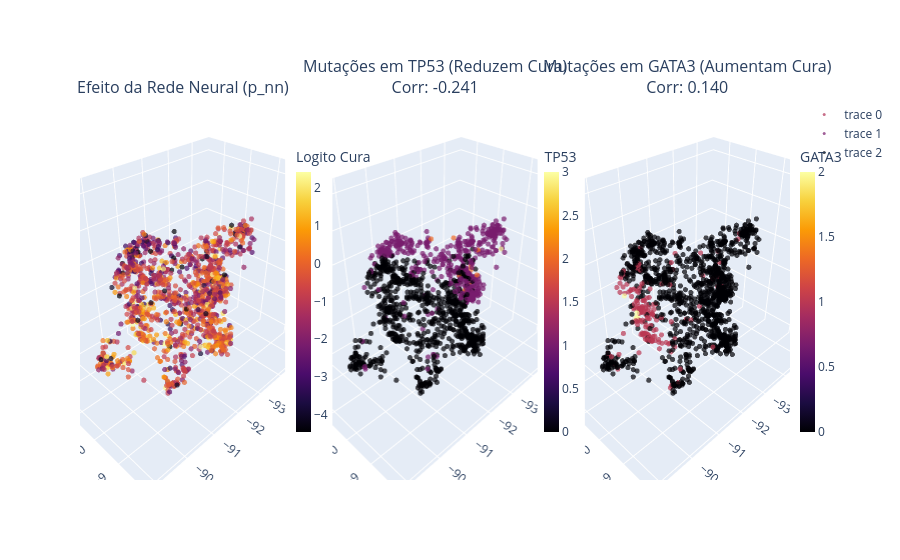

The code cell stored with this chart in its notebook:
### Code cell
import pandas as pd
import numpy as np
import umap.umap_ as umap
import plotly.graph_objects as go
from plotly.subplots import make_subplots

# 1. PREPARAÇÃO DOS DADOS
y = pred_train["p_nn"]

cols_to_drop = ["p_nn", "p_nn_se", "p_nn_lower", "p_nn_upper"]
X_full = pred_train.drop(columns=cols_to_drop, errors="ignore")

gene_start_idx = X_full.columns.get_loc('FOXO3')
X_genes = X_full.iloc[:, gene_start_idx:]

# 2. UMAP SUPERVISIONADO EM 3 DIMENSÕES
# Alteramos n_components para 3
reducer = umap.UMAP(
    n_components=3,
    n_neighbors=30, 
    min_dist=0.1,
    target_weight=0.5,
    random_state=42
)
embedding = reducer.fit_transform(X_genes, y=y)

# 3. CORRELAÇÕES
correlations = X_genes.corrwith(y, method='spearman').dropna()
top_neg_gene = correlations.idxmin() 
top_pos_gene = correlations.idxmax() 

# Limites para a escala de cores (removendo o achatamento dos outliers)
vmin, vmax = np.percentile(y, [1, 99])

# 4. CONSTRUÇÃO DOS GRÁFICOS 3D COM PLOTLY
fig = make_subplots(
    rows=1, cols=3,
    specs=[[{'type': 'scatter3d'}, {'type': 'scatter3d'}, {'type': 'scatter3d'}]],
    subplot_titles=(
        "Efeito da Rede Neural (p_nn)",
        f"Mutações em {top_neg_gene} (Reduzem Cura)<br>Corr: {correlations[top_neg_gene]:.3f}",
        f"Mutações em {top_pos_gene} (Aumentam Cura)<br>Corr: {correlations[top_pos_gene]:.3f}"
    )
)

# Definindo tamanho do marcador e opacidade
marker_settings = dict(size=3, opacity=0.7, showscale=True)

# Eixo Comum para não poluir o visual
axis_config = dict(showgrid=False, zeroline=False, showticklabels=False, title="")

# Trace 1: Logito p_nn
fig.add_trace(
    go.Scatter3d(
        x=embedding[:, 0], y=embedding[:, 1], z=embedding[:, 2],
        mode='markers',
        marker=dict(
            **marker_settings,
            color=y,
            colorscale="inferno",
            cmin=vmin, cmax=vmax,
            colorbar=dict(title="Logito Cura", x=0.29, thickness=15, len=0.8)
        ),
        hovertemplate="UMAP: (%{x:.2f}, %{y:.2f}, %{z:.2f})<br>Logito: %{marker.color:.3f}<extra></extra>"
    ),
    row=1, col=1
)

# Trace 2: Gene Negativo
fig.add_trace(
    go.Scatter3d(
        x=embedding[:, 0], y=embedding[:, 1], z=embedding[:, 2],
        mode='markers',
        marker=dict(
            **marker_settings,
            color=X_genes[top_neg_gene],
            colorscale="inferno",
            colorbar=dict(title=f"{top_neg_gene}", x=0.64, thickness=15, len=0.8)
        ),
        hovertemplate=f"UMAP: (%{{x:.2f}}, %{{y:.2f}}, %{{z:.2f}})<br>{top_neg_gene}: %{{marker.color}}<extra></extra>"
    ),
    row=1, col=2
)

# Trace 3: Gene Positivo
fig.add_trace(
    go.Scatter3d(
        x=embedding[:, 0], y=embedding[:, 1], z=embedding[:, 2],
        mode='markers',
        marker=dict(
            **marker_settings,
            color=X_genes[top_pos_gene],
            colorscale="inferno",
            colorbar=dict(title=f"{top_pos_gene}", x=1.00, thickness=15, len=0.8)
        ),
        hovertemplate=f"UMAP: (%{{x:.2f}}, %{{y:.2f}}, %{{z:.2f}})<br>{top_pos_gene}: %{{marker.color}}<extra></extra>"
    ),
    row=1, col=3
)

### Figure 1 — Plotly figure (JSON) as saved in the notebook; plotly's stock layout.template omitted (floating-point values rounded to 4 significant figures; data arrays with more than 128 entries replaced by an {"elided": "..."} marker saying what was removed)
{"data": [{"hovertemplate": "UMAP: (%{x:.2f}, %{y:.2f}, %{z:.2f})<br>Logito: %{marker.color:.3f}<extra></extra>", "marker": {"cmax": 2.42, "cmin": -4.456, "color": {"elided": "1386 float values"}, "colorbar": {"len": 0.8, "thickness": 15, "title": {"text": "Logito Cura"}, "x": 0.29}, "colorscale": [[0, "#000004"], [0.1111, "#1b0c41"], [0.2222, "#4a0c6b"], [0.3333, "#781c6d"], [0.4444, "#a52c60"], [0.5556, "#cf4446"], [0.6667, "#ed6925"], [0.7778, "#fb9b06"], [0.8889, "#f7d13d"], [1, "#fcffa4"]], "opacity": 0.7, "showscale": true, "size": 3}, "mode": "markers", "scene": "scene", "type": "scatter3d", "x": {"elided": "1386 float values"}, "y": {"elided": "1386 float values"}, "z": {"elided": "1386 float values"}}, {"hovertemplate": "UMAP: (%{x:.2f}, %{y:.2f}, %{z:.2f})<br>TP53: %{marker.color}<extra></extra>", "marker": {"color": {"elided": "1386 int values"}, "colorbar": {"len": 0.8, "thickness": 15, "title": {"text": "TP53"}, "x": 0.64}, "colorscale": [[0, "#000004"], [0.1111, "#1b0c41"], [0.2222, "#4a0c6b"], [0.3333, "#781c6d"], [0.4444, "#a52c60"], [0.5556, "#cf4446"], [0.6667, "#ed6925"], [0.7778, "#fb9b06"], [0.8889, "#f7d13d"], [1, "#fcffa4"]], "opacity": 0.7, "showscale": true, "size": 3}, "mode": "markers", "scene": "scene2", "type": "scatter3d", "x": {"elided": "1386 float values"}, "y": {"elided": "1386 float values"}, "z": {"elided": "1386 float values"}}, {"hovertemplate": "UMAP: (%{x:.2f}, %{y:.2f}, %{z:.2f})<br>GATA3: %{marker.color}<extra></extra>", "marker": {"color": {"elided": "1386 int values"}, "colorbar": {"len": 0.8, "thickness": 15, "title": {"text": "GATA3"}, "x": 1}, "colorscale": [[0, "#000004"], [0.1111, "#1b0c41"], [0.2222, "#4a0c6b"], [0.3333, "#781c6d"], [0.4444, "#a52c60"], [0.5556, "#cf4446"], [0.6667, "#ed6925"], [0.7778, "#fb9b06"], [0.8889, "#f7d13d"], [1, "#fcffa4"]], "opacity": 0.7, "showscale": true, "size": 3}, "mode": "markers", "scene": "scene3", "type": "scatter3d", "x": {"elided": "1386 float values"}, "y": {"elided": "1386 float values"}, "z": {"elided": "1386 float values"}}], "layout": {"annotations": [{"font": {"size": 16}, "showarrow": false, "text": "Efeito da Rede Neural (p_nn)", "x": 0.1444, "xanchor": "center", "xref": "paper", "y": 1, "yanchor": "bottom", "yref": "paper"}, {"font": {"size": 16}, "showarrow": false, "text": "Mutações em TP53 (Reduzem Cura)<br>Corr: -0.241", "x": 0.5, "xanchor": "center", "xref": "paper", "y": 1, "yanchor": "bottom", "yref": "paper"}, {"font": {"size": 16}, "showarrow": false, "text": "Mutações em GATA3 (Aumentam Cura)<br>Corr: 0.140", "x": 0.8556, "xanchor": "center", "xref": "paper", "y": 1, "yanchor": "bottom", "yref": "paper"}], "scene": {"domain": {"x": [0, 0.2889], "y": [0, 1]}}, "scene2": {"domain": {"x": [0.3556, 0.6444], "y": [0, 1]}}, "scene3": {"domain": {"x": [0.7111, 1], "y": [0, 1]}}}}
